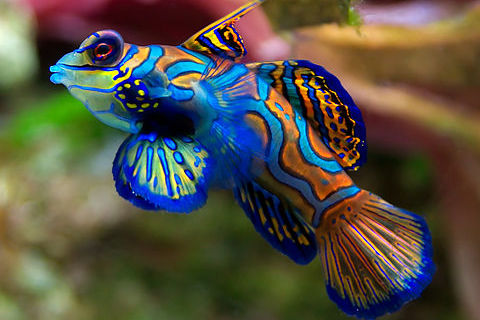
#> input picture docs/trans/fish.jpg, 480 x 320 px
$ python transform1.py
#> lines starting #> are read from the running program, lines starting #| are printed output that depends on the picture
"""Translation of image using trackbar"""
import cv2 as cv
import numpy as np


def trackbar(x):
    M = np.float32([[1, 0, x], [0, 1, x]])
    shifted = cv.warpAffine(img, M, (w, h))
    cv.imshow('window', shifted)

img = cv.imread('fish.jpg')
#> img is the input picture: shape (320, 480, 3); mean B, G, R 68.1, 81.2, 84.6
h, w = img.shape[:2]
#> h = 320; w = 480

cv.imshow('window', img)
cv.createTrackbar('x', 'window', 0, 180, trackbar)
#> slider 'x' is set to 60


cv.waitKey(0)
#> in trackbar, `shifted = cv.warpAffine(img, M, (w, h))`:
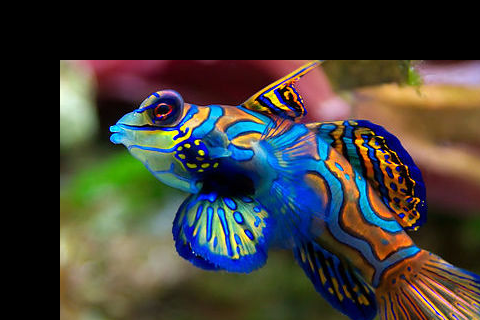
#> shifted: shape (320, 480, 3); mean B, G, R 54.5, 60.4, 61.9
cv.destroyAllWindows()

$ run again, with docs/trans/affine1.png saved as docs/trans/fish.jpg
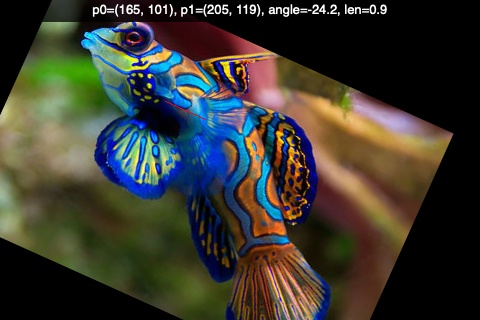
#> input picture docs/trans/affine1.png, 480 x 320 px
#> img is the input picture: shape (320, 480, 3); mean B, G, R 48.2, 57.6, 59.1
#> in trackbar, `shifted = cv.warpAffine(img, M, (w, h))`:
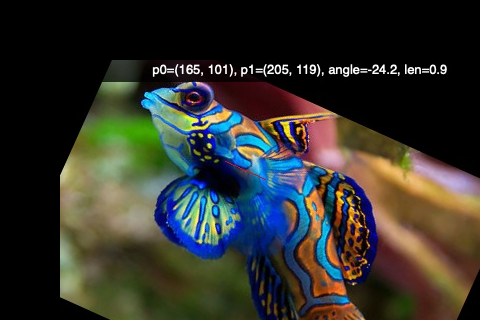
#> shifted: shape (320, 480, 3); mean B, G, R 43.6, 50.2, 50.3
